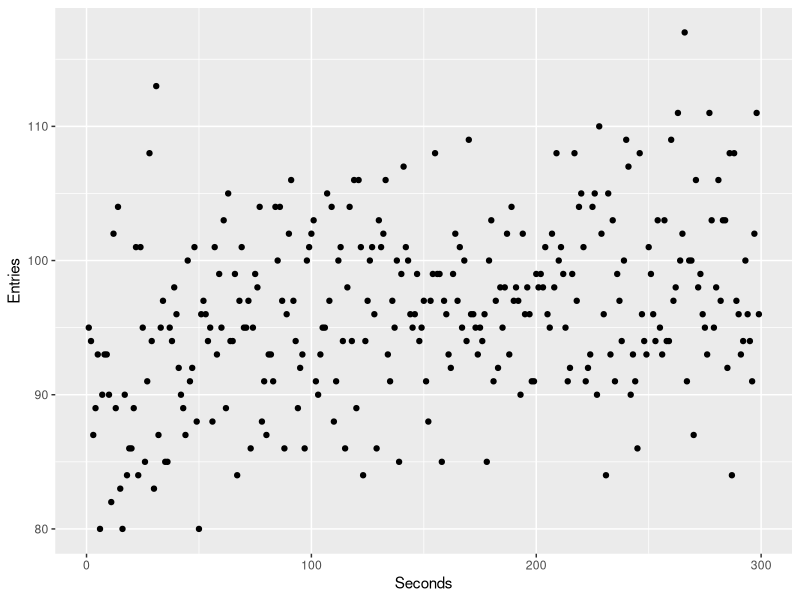

Write R code to recreate this figure.
# install.packages('ggplot2')
library(ggplot2)
# install.packages('scales')
library(scales)

# install.packages('doBy')
library(doBy)

# change this line to plot a different log file
data = read.table("pit-size-r3-no-mitigation.txt", header=T)
#data = read.table("pit-size-r2-expired-pit-mitigation.txt", header=T)
data$Seconds = as.numeric(as.character(factor(data$Seconds)))
print(typeof(data$Entries[299]))
print(data$Entries)
data$Entries = as.numeric(as.character(factor(data$Entries)))

print(data$Entries)

# graph rate on node C2 in Kilobits
g.all <- ggplot(data, aes(x=Seconds, y=Entries)) +
    geom_point()

png("r3-pit-size-no-mitigation.png", width=500, height=250)
print(g.all)
retval <- dev.off()
